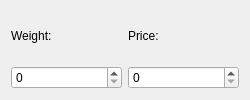
<?xml version="1.0" encoding="UTF-8"?>
<ui version="4.0">
 <class>EdgeEditor</class>
 <widget class="QWidget" name="EdgeEditor">
  <property name="geometry">
   <rect>
    <x>0</x>
    <y>0</y>
    <width>250</width>
    <height>100</height>
   </rect>
  </property>
  <property name="windowTitle">
   <string>Form</string>
  </property>
  <layout class="QGridLayout" name="gridLayout">
   <item row="2" column="0">
    <widget class="QSpinBox" name="weightSpinBox"/>
   </item>
   <item row="2" column="1">
    <widget class="QSpinBox" name="priceSpinBox">
     <property name="maximum">
      <number>2</number>
     </property>
    </widget>
   </item>
   <item row="1" column="0">
    <widget class="QLabel" name="weightLabel">
     <property name="text">
      <string>Weight:</string>
     </property>
    </widget>
   </item>
   <item row="1" column="1">
    <widget class="QLabel" name="priceLabel">
     <property name="text">
      <string>Price:</string>
     </property>
    </widget>
   </item>
  </layout>
 </widget>
 <resources/>
 <connections/>
</ui>
